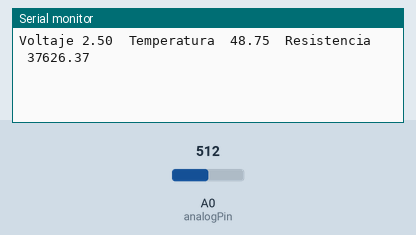
Simulated run of this sketch. Board: Arduino Uno, built with avr-gcc and run on an emulated ATmega328P. Parts: the last lines printed to the serial monitor. The test bench sets the inputs (shaded band); at power-on: A0 (analogPin) = 512.

Above: at 1.2 s.
1.3 s: A0 (analogPin) set to 0
At 3.3 s:
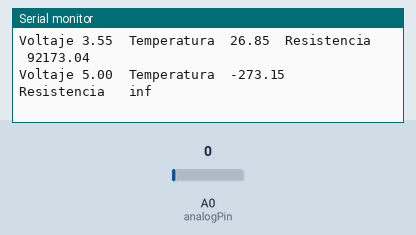
4.3 s: A0 (analogPin) set to 122
At 4.9 s:
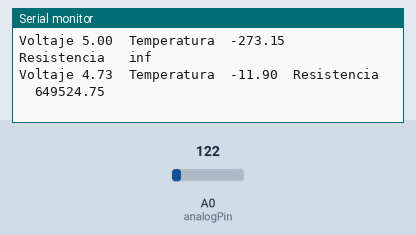
Timing chart, 0 to 7.3 s (numbered marks = the images above; inputs shaded):
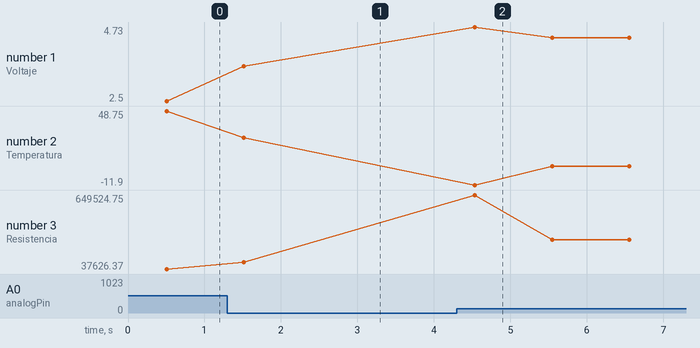

The sketch:

termistor.ino
```cpp
int analogPin = 0;   // Pin donde esta conectado el divisor de tension en el Arduino
#define sample 50
float Vin = 5.0;     // [V]       Voltage de entrada en el divisor de tension
float R = 37700;  // [ohm]     Valor de la resistencia secundaria del divisor de tension
float Rt, AVo[sample], VRt;       // Resistencia del termistor
float Vo = 0;     // Voltaje de salida del divisor
float T0 = 298.15;   // [K] (25ºC)
float R0 = 100000;    //R termistor a 25°
float beta = 3950;    // [K]        Parametro Beta
float TemC = 0.0;   // [ºC]       Temperatura de salida en grados Celsius


void setup() {
  // Configuramos el puerto Serie
  Serial.begin(9600);

  // Configuramos el pin del Arduino en entrada
  pinMode(analogPin, INPUT);
}
int i;
void loop(){

  for (i = 0; i < sample; i++) {
    AVo[i] = analogRead(analogPin);
    delay(10);
  }
  // average all the samples out
  float media = 0;
  for (i = 0; i < sample; i++) {
    media += AVo[i];
  }
  media /= sample;

  Vo = Vin * ((float)(media)) / 1023;

  VRt = Vin - Vo;

  Rt = ((R * VRt) / (Vin)) / (1 - (VRt / Vin));

  TemC =  1 / (((log(Rt / R0)) / beta) + 1 / T0);
  TemC -= 273.15;
  //TemC = (VRt + 12.29) / (0.0491) - 273;
  //Rt = R * ( (Vin / VRt) - 1);

  Serial.print("Voltaje ");
  Serial.print(VRt);
  Serial.print("  Temperatura  ");
  Serial.print(TemC);
  Serial.print("  Resistencia   ");
  Serial.println(Rt);


  delay(500);
}
```

Measured:
- after the input at 1.3 s, the serial monitor: prints a new line after 0.22 s (image 1)
- after the input at 4.3 s, the serial monitor: prints a new line after 0.24 s (image 2)
- plotted number 1: 2.5 → 3.55 after the input at 1.3 s, 3.55 → 4.4 after the input at 4.3 s
- plotted number 2: 48.75 → 26.85 after the input at 1.3 s, 26.85 → 3.61 after the input at 4.3 s
- plotted number 3: 37626.37 → 92173.04 after the input at 1.3 s, 92173.04 → 278423.75 after the input at 4.3 s
